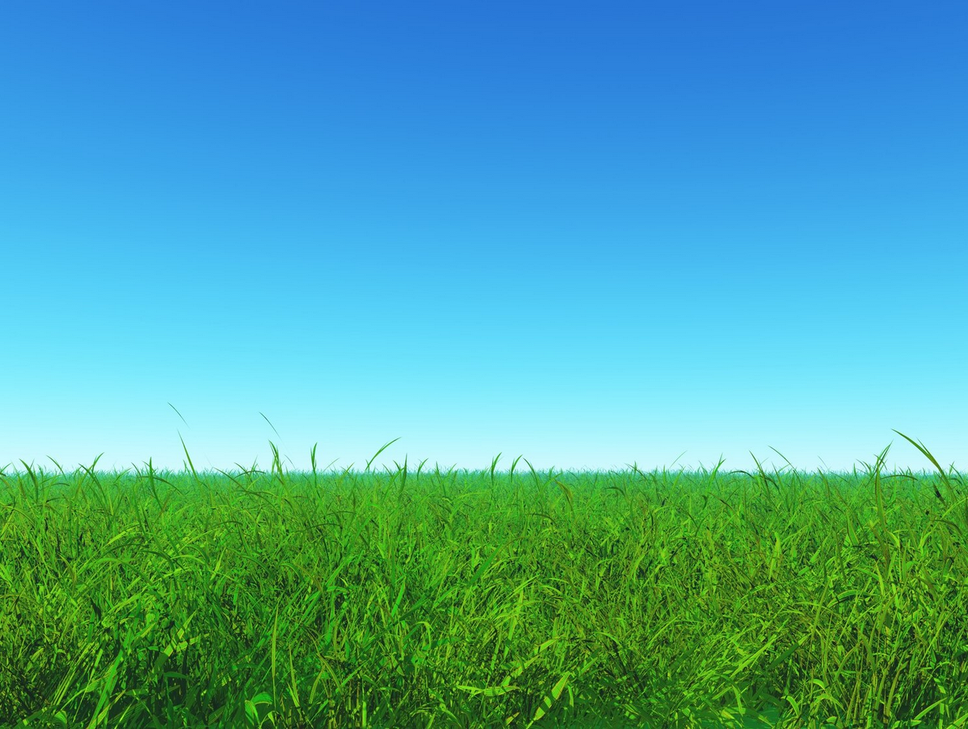
#> input picture images/grass.png, 968 x 729 px, shrunk from 1300 x 978 before the run
$ python color_segmentation.py
#> lines starting #> are read from the running program, lines starting #| are printed output that depends on the picture; after the words box and inside, x2 and y2 are one past the last pixel; in counts of white or black regions, pixels touching at a corner belong together
import cv2
import numpy as np
import matplotlib.pyplot as plt

#read the image
img = cv2.imread("../images/grass.png")
#> img is the input picture: shape (729, 968, 3); mean B, G, R 165.1, 165.7, 77.1

img_rgb = cv2.cvtColor(img, cv2.COLOR_BGR2RGB)

#convert the image from rgb to hsv color space
img_hsv = cv2.cvtColor(img_rgb, cv2.COLOR_RGB2HSV)
#> img_hsv: shape (729, 968, 3); mean H, S, V 82.6, 175.9, 199.8

#define the hsv range for thresholding (green in this case)
lower_green = np.array([40, 40, 40])  #lower bound for green
upper_green = np.array([80, 255, 255])  #upper bound for green

#apply the threshold to create a mask for green color
mask = cv2.inRange(img_hsv, lower_green, upper_green)
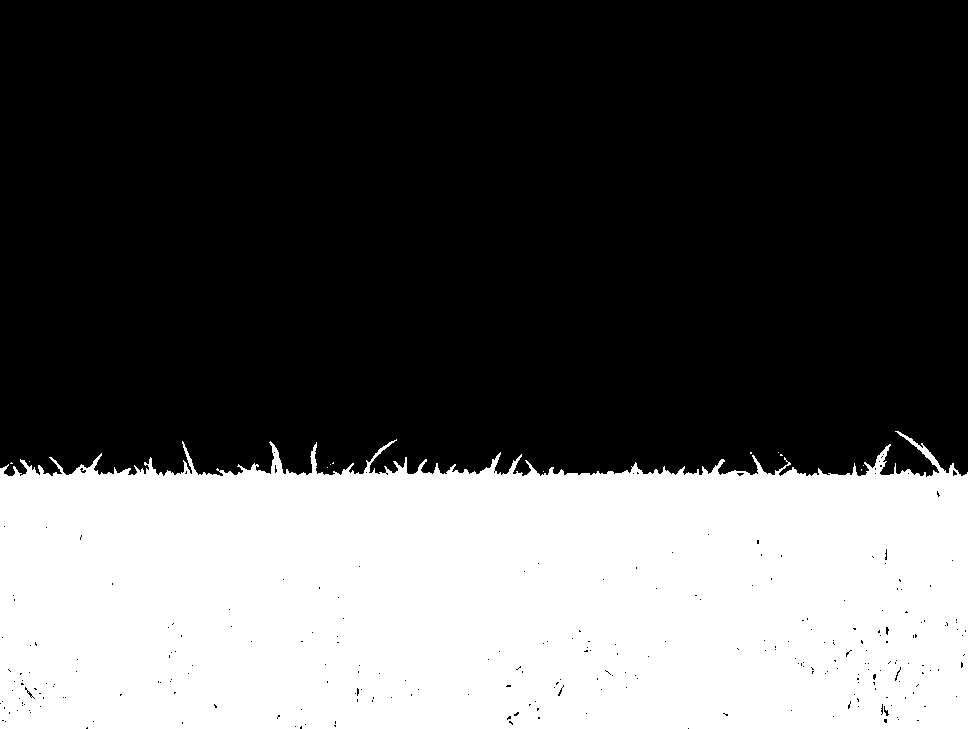
#> mask: shape (729, 968); 35.4% white; 12 white regions (11 under 20 px), largest, box (x1, y1, x2, y2) and area: (0, 431, 968, 729) 249847

#apply the mask on the original rgb image (optional, just to show the result)
result = cv2.bitwise_and(img_rgb, img_rgb, mask=mask)
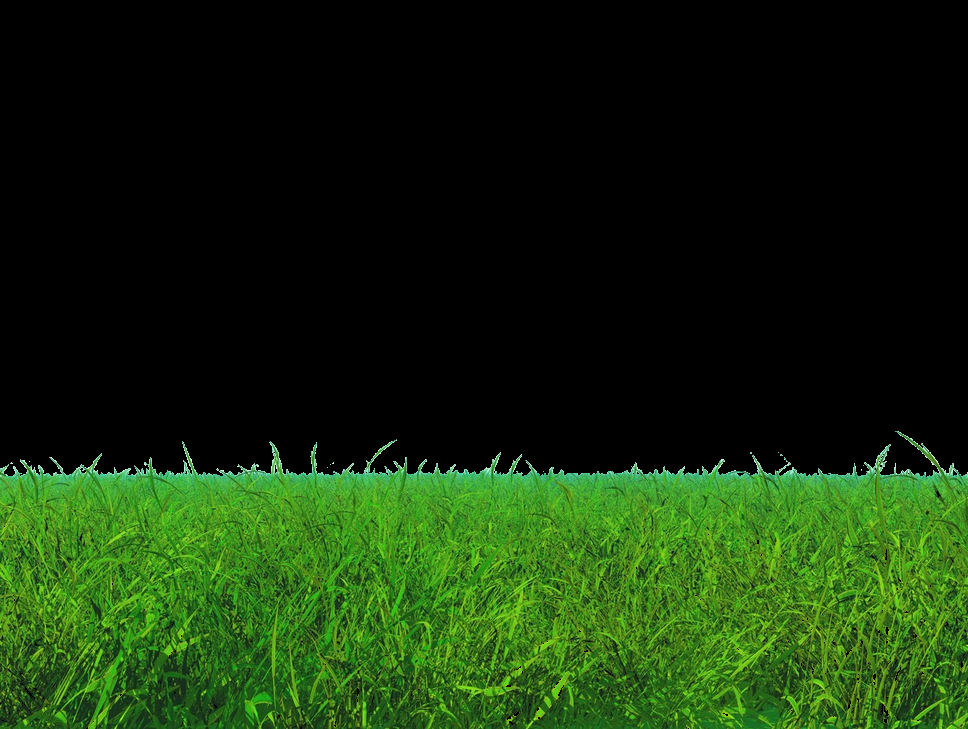
#> result: shape (729, 968, 3); mean R, G, B 21.9, 46.2, 11.5

#display the original image, hsv image, mask, and the threshold result
plt.figure(figsize=(15, 5))

plt.subplot(1, 4, 1)
plt.imshow(img_rgb)
plt.title("original image")
plt.axis("off")

plt.subplot(1, 4, 2)
plt.imshow(img_hsv)
plt.title("hsv image")
plt.axis("off")

plt.subplot(1, 4, 3)
plt.imshow(mask, cmap='gray')
plt.title("mask")
plt.axis("off")

plt.subplot(1, 4, 4)
plt.imshow(result)
plt.title("thresholded image (green)")
plt.axis("off")

plt.show()
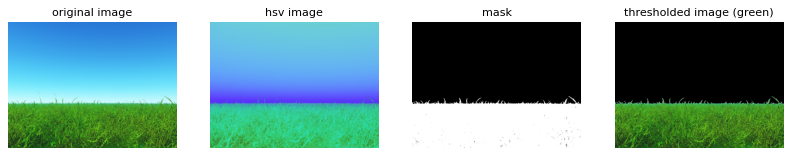
#> figure drawn by matplotlib, 4 panels

#pure green
rgb_green = np.uint8([[[0, 255, 0]]])
hsv_green = cv2.cvtColor(rgb_green, cv2.COLOR_RGB2HSV)[0, 0, :]
print(f"hsv value of pure green: {hsv_green}")
